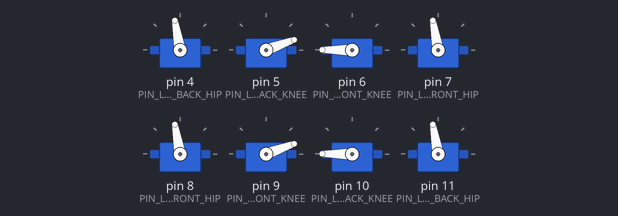
The sketch below on a simulated Arduino Uno, built with avr-gcc and run on an emulated ATmega328P. Shown: 8 × servo.

Above: at 1.65 s.
At 2.3 s:
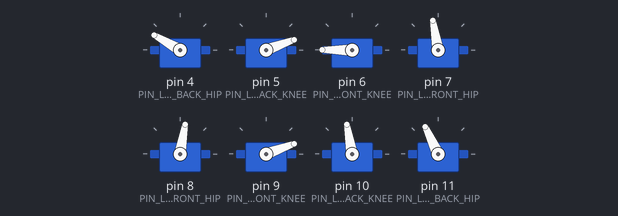
At 3.0 s:
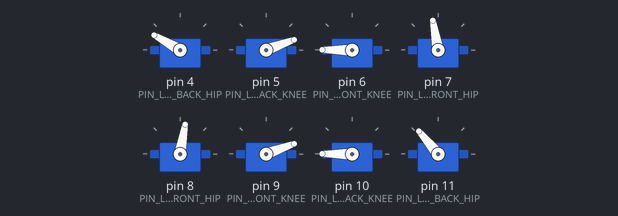
At 4.35 s:
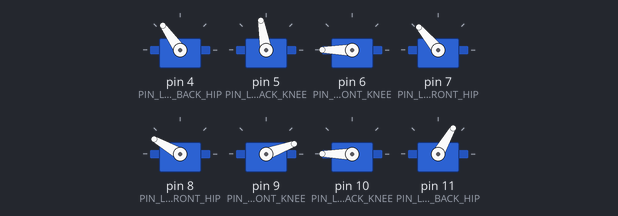
At 5.7 s:
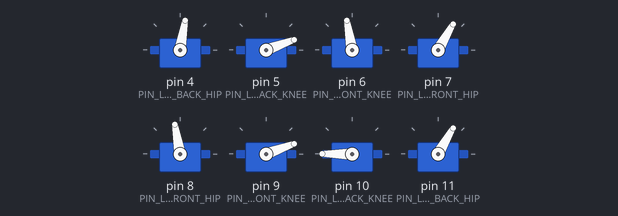
At 7.1 s:
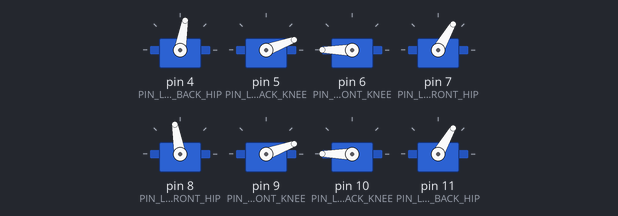
Timing chart, 0 to 8.8 s (numbered marks = the images above):
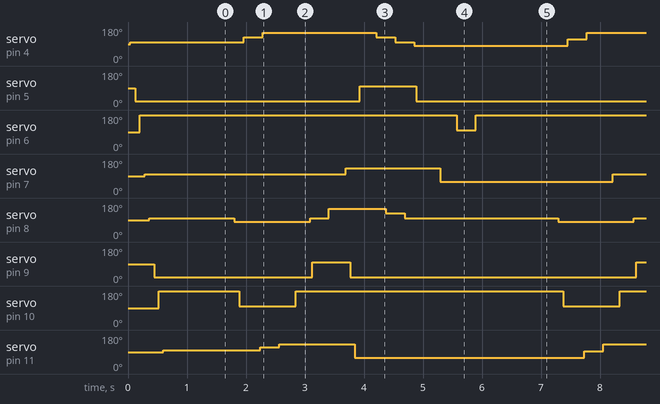

The sketch:

Arduino.ino
```cpp
#include <Servo.h>

#define MODE_MANUAL 1
#define MODE_FORWARD 2

const byte mode = MODE_FORWARD;

const boolean debugMode = false;

#define DELAY_STEP 1000

void setup()
{
	Serial.begin(9600);
	setupServos();

	delay(1000);
	if (debugMode)
	{
		Serial.println("Ready to party!");
	}
}

void loop()
{
	switch (mode)
	{
		case MODE_MANUAL:
			modeManual();
			break;
		case MODE_FORWARD:
			modeForward();
			break;
	}
}
```

Acc_Servos.ino
```cpp
#include <Servo.h>

//////////////////////////////////////////////////////////////////////////
//
// Constants used by the servos (time delay and angle defaults)
//
//////////////////////////////////////////////////////////////////////////

#define SERVO_DELAY_STEP 40
#define SERVO_ANGLE_MINIMUM 20
#define SERVO_ANGLE_MIDDLE 100
#define SERVO_ANGLE_MAXIMUM 180

//////////////////////////////////////////////////////////////////////////
//
//  The following are to control the quantity of servos attached, which
//  pins they are attached to, and preset position.
//
//////////////////////////////////////////////////////////////////////////

#define SERVOS 8

#define PIN_LEG_LEFT_BACK_HIP 4
#define PIN_LEG_LEFT_BACK_KNEE 5
#define PIN_LEG_LEFT_FRONT_KNEE 6
#define PIN_LEG_LEFT_FRONT_HIP 7
#define PIN_LEG_RIGHT_FRONT_HIP 8
#define PIN_LEG_RIGHT_FRONT_KNEE 9
#define PIN_LEG_RIGHT_BACK_KNEE 10
#define PIN_LEG_RIGHT_BACK_HIP 11

const byte SERVO_PINS[SERVOS] = {PIN_LEG_LEFT_BACK_HIP,
												 PIN_LEG_LEFT_BACK_KNEE,
												 PIN_LEG_LEFT_FRONT_KNEE,
												 PIN_LEG_LEFT_FRONT_HIP,
												 PIN_LEG_RIGHT_FRONT_HIP,
												 PIN_LEG_RIGHT_FRONT_KNEE,
												 PIN_LEG_RIGHT_BACK_KNEE,
												 PIN_LEG_RIGHT_BACK_HIP};
byte SERVO_POSITION_START[SERVOS] = {SERVO_ANGLE_MIDDLE, SERVO_ANGLE_MINIMUM, SERVO_ANGLE_MAXIMUM, SERVO_ANGLE_MIDDLE, SERVO_ANGLE_MIDDLE, SERVO_ANGLE_MINIMUM, SERVO_ANGLE_MAXIMUM, SERVO_ANGLE_MIDDLE };

//////////////////////////////////////////////////////////////////////////
//
// Unique elements to this project, rest of code is copied from acc-common
//
//////////////////////////////////////////////////////////////////////////

#define ANGLE_STEP 10
#define ANGLE_MINIMUM 20
#define ANGLE_KNEE_1 20
#define ANGLE_HIP_0 60
#define ANGLE_HIP_1 80
#define ANGLE_MIDDLE 100
#define ANGLE_HIP_2 130
#define ANGLE_HIP_3 150
#define ANGLE_KNEE_2 180
#define ANGLE_MAXIMUM 180

#define LEG_LEFT_BACK_HIP 0
#define LEG_LEFT_BACK_KNEE 1
#define LEG_LEFT_FRONT_KNEE 2
#define LEG_LEFT_FRONT_HIP 3
#define LEG_RIGHT_FRONT_HIP 4
#define LEG_RIGHT_FRONT_KNEE 5
#define LEG_RIGHT_BACK_KNEE 6
#define LEG_RIGHT_BACK_HIP 7

// LEFT BACK
const int LEG_LEFT_BACK_HIP_BACK = ANGLE_HIP_3;
const int LEG_LEFT_BACK_HIP_FORWARD = ANGLE_HIP_1;

const int LEG_LEFT_BACK_KNEE_UP = ANGLE_MIDDLE;
const int LEG_LEFT_BACK_KNEE_DOWN = ANGLE_KNEE_1;
//

// LEFT FRONT
const int LEG_LEFT_FRONT_KNEE_UP = ANGLE_MIDDLE;
const int LEG_LEFT_FRONT_KNEE_DOWN = ANGLE_KNEE_2;

const int LEG_LEFT_FRONT_HIP_BACK = ANGLE_HIP_2;
const int LEG_LEFT_FRONT_HIP_FORWARD = ANGLE_HIP_0;
//

// RIGHT FRONT
const int LEG_RIGHT_FRONT_HIP_BACK = ANGLE_HIP_1;
const int LEG_RIGHT_FRONT_HIP_FORWARD = ANGLE_HIP_3;

const int LEG_RIGHT_FRONT_KNEE_UP = ANGLE_MIDDLE;
const int LEG_RIGHT_FRONT_KNEE_DOWN = ANGLE_KNEE_1;
//

// RIGHT BACK
const int LEG_RIGHT_BACK_KNEE_UP = ANGLE_MIDDLE;
const int LEG_RIGHT_BACK_KNEE_DOWN = ANGLE_KNEE_2;

const int LEG_RIGHT_BACK_HIP_BACK = ANGLE_HIP_0;
const int LEG_RIGHT_BACK_HIP_FORWARD = ANGLE_HIP_2;
//

byte POSITION_STAND_STRAIGHT[SERVOS] = {ANGLE_MIDDLE, ANGLE_MINIMUM, ANGLE_MAXIMUM, ANGLE_MIDDLE, ANGLE_MIDDLE, ANGLE_MINIMUM, ANGLE_MAXIMUM, ANGLE_MIDDLE };
byte POSITION_FALL_DOWN[SERVOS] = {ANGLE_MIDDLE, ANGLE_MIDDLE, ANGLE_MIDDLE, ANGLE_MIDDLE, ANGLE_MIDDLE, ANGLE_MIDDLE, ANGLE_MIDDLE, ANGLE_MIDDLE };

//////////////////////////////////////////////////////////////////////////
//
// State variables for the servos
//
//////////////////////////////////////////////////////////////////////////

byte servoTargetPosition[SERVOS];
byte servoStepSize[SERVOS];
byte servoCurrentPosition[SERVOS];
Servo servoObjects[SERVOS];

//////////////////////////////////////////////////////////////////////////
//
// Wrapper to set single target position
//
//////////////////////////////////////////////////////////////////////////

void setTargetPosition(byte servo, byte position)
{
	servoTargetPosition[servo] = position;
}

//////////////////////////////////////////////////////////////////////////
//
// Wrapper to set all target positions
//
//////////////////////////////////////////////////////////////////////////

void setTargetPosition(byte listOfPositions[])
{
	memcpy(servoTargetPosition, listOfPositions, SERVOS);
}

//////////////////////////////////////////////////////////////////////////
//
// Sets starting position of servos
//
//////////////////////////////////////////////////////////////////////////

void setupServos()
{
  setTargetPosition(SERVO_POSITION_START);

	for (int i=0; i < SERVOS; i++) {
		servoObjects[i].attach(SERVO_PINS[i]);
		delay(SERVO_DELAY_STEP);
		servoObjects[i].write(servoTargetPosition[i]);
		delay(SERVO_DELAY_STEP);
		servoCurrentPosition[i] = servoTargetPosition[i];
	}

	if (debugMode)
	{
		Serial.println("To control servo(s), enter angle and letter starting with a for the first servo (eg: 100a).");
		Serial.println("To add delay between commands, enter a space before your next command.");
		Serial.println("Angle of motion restricted from " + String(SERVO_ANGLE_MINIMUM) + " to " + String(SERVO_ANGLE_MAXIMUM) + " degrees inclusive.");
	}
}

//////////////////////////////////////////////////////////////////////////
//
// Reads the serial port converting characters into either a position,
// a delay, or writing the position to the servo desired.
//
//////////////////////////////////////////////////////////////////////////

void manualServos()
{
	static int pos = 0;
  if (Serial.available()) {
    char ch = Serial.read();

    if (isDigit(ch)) {
      pos = pos * 10 + ch - '0';
    } else if (ch == ' ') {
      delay(SERVO_DELAY_STEP);
    } else if (ch >= 'a' && ch <= 'a' + SERVOS) {
		  if (pos >= SERVO_ANGLE_MINIMUM && pos <= SERVO_ANGLE_MAXIMUM)
			{
        servoObjects[ch - 'a'].write(pos);
  			servoCurrentPosition[ch - 'a'] = pos;
			}
      pos = 0;
    }
  }
}

//////////////////////////////////////////////////////////////////////////
//
// Move in steps to target position for all servos
//
//////////////////////////////////////////////////////////////////////////

void moveToTarget(int numberOfSteps)
{
	// Determine size of steps based upon target and current position of servos
	for (int s = 0; s < SERVOS; s++) {
		servoStepSize[s] = (servoTargetPosition[s] - servoCurrentPosition[s]) / numberOfSteps;
	}

	// Does all steps except the final step
	for (int step = 0; step < numberOfSteps - 1; step++)
	{
		// Moves each servo closer to the target position
		for (int s = 0; s < SERVOS; s++) {
			servoCurrentPosition[s] = servoCurrentPosition[s] + servoStepSize[s];
			servoObjects[s].write(servoCurrentPosition[s]);
			delay(SERVO_DELAY_STEP);
			if (debugMode)
			{
				Serial.println("s = " + String(s) + " pos = " + String(servoCurrentPosition[s]));
			}
		}
	}

	// Corrects any division rounding for the final step so target is reached always
	for (int s = 0; s < SERVOS; s++) {
		servoCurrentPosition[s] = servoTargetPosition[s];
		servoObjects[s].write(servoCurrentPosition[s]);
		if (debugMode)
		{
			Serial.println("s = " + String(s) + " pos = " + String(servoCurrentPosition[s]));
		}
		delay(SERVO_DELAY_STEP);
	}
}
```

Mode_Forward.ino
```cpp
void modeForward()
{
	setTargetPosition(LEG_RIGHT_BACK_KNEE, LEG_RIGHT_BACK_KNEE_UP);
	setTargetPosition(LEG_RIGHT_FRONT_HIP, LEG_RIGHT_FRONT_HIP_BACK);
	moveToTarget(1);

	setTargetPosition(LEG_LEFT_BACK_KNEE, LEG_LEFT_BACK_KNEE_DOWN);
	setTargetPosition(LEG_LEFT_BACK_HIP, LEG_LEFT_BACK_HIP_BACK);
	setTargetPosition(LEG_RIGHT_BACK_HIP, LEG_RIGHT_BACK_HIP_FORWARD);
	moveToTarget(2);

	setTargetPosition(LEG_RIGHT_BACK_KNEE, LEG_RIGHT_BACK_KNEE_DOWN);
	setTargetPosition(LEG_LEFT_FRONT_HIP, ANGLE_MIDDLE);
	moveToTarget(1);

	setTargetPosition(LEG_RIGHT_FRONT_KNEE, LEG_RIGHT_FRONT_KNEE_UP);
	setTargetPosition(LEG_RIGHT_FRONT_HIP, ANGLE_MIDDLE);
	moveToTarget(1);

	setTargetPosition(LEG_RIGHT_FRONT_HIP, LEG_RIGHT_FRONT_HIP_FORWARD);
	moveToTarget(1);

	setTargetPosition(LEG_RIGHT_FRONT_KNEE, LEG_RIGHT_FRONT_KNEE_DOWN);
	setTargetPosition(LEG_RIGHT_BACK_HIP, LEG_RIGHT_BACK_HIP_BACK);
	setTargetPosition(LEG_LEFT_FRONT_HIP, LEG_LEFT_FRONT_HIP_BACK);
	moveToTarget(1);

	setTargetPosition(LEG_LEFT_BACK_KNEE, LEG_LEFT_BACK_KNEE_UP);
	moveToTarget(1);

	setTargetPosition(LEG_LEFT_BACK_HIP, ANGLE_MIDDLE);
	setTargetPosition(LEG_RIGHT_FRONT_HIP, ANGLE_MIDDLE);
	moveToTarget(2);

	setTargetPosition(LEG_LEFT_BACK_KNEE, LEG_LEFT_BACK_KNEE_DOWN);
	setTargetPosition(LEG_LEFT_BACK_HIP, LEG_LEFT_BACK_HIP_FORWARD);
	moveToTarget(1);

	setTargetPosition(LEG_LEFT_FRONT_HIP, LEG_LEFT_FRONT_HIP_FORWARD);
	moveToTarget(1);

	setTargetPosition(LEG_LEFT_FRONT_KNEE, LEG_LEFT_FRONT_KNEE_UP);
	setTargetPosition(LEG_RIGHT_BACK_HIP, LEG_RIGHT_BACK_HIP_BACK);
	moveToTarget(1);

	setTargetPosition(LEG_LEFT_FRONT_KNEE, LEG_LEFT_FRONT_KNEE_DOWN);
	moveToTarget(1);

	delay(DELAY_STEP);
}
```

Mode_Manual.ino
```cpp
void modeManual()
{
  static int pos = 0;
  if (Serial.available()) {
    char ch = Serial.read();

    if (isDigit(ch)) {
      pos = pos * 10 + ch - '0';
    } else if (ch == ' ') {
      delay(DELAY_STEP);
    } else if (ch >= 'a' && ch <= 'a' + SERVOS) {
      servoObjects[ch - 'a'].write(pos);
      pos = 0;
    }
  }
}
```

Mode_Static.ino
```cpp
void standStraight()
{
	setTargetPosition(POSITION_STAND_STRAIGHT);
	moveToTarget(5);
}

void fallDown()
{
	setTargetPosition(POSITION_FALL_DOWN);
	moveToTarget(5);
}
```

Measured:
- by itself, servo on pin 5 (PIN_LEG_LEFT_BACK_KNEE): repeats every 5.5 s: 100° 0.96 s, 20° 4.5 s
- by itself, servo on pin 6 (PIN_LEG_LEFT_FRONT_KNEE): alternates 180° for 5.2 s and 100° for 0.32 s
- by itself, servo on pin 7 (PIN_LEG_LEFT_FRONT_HIP): repeats every 5.5 s: 130° 1.6 s, 60° 2.9 s, 100° 0.96 s
- by itself, servo on pin 8 (PIN_LEG_RIGHT_FRONT_HIP): repeats every 5.5 s: 80° 1.3 s, 100° 0.32 s, 150° 0.96 s, 125° 0.32 s, 100° 2.6 s
- by itself, servo on pin 9 (PIN_LEG_RIGHT_FRONT_KNEE): repeats every 5.5 s: 100° 0.64 s, 20° 4.8 s
- by itself, servo on pin 10 (PIN_LEG_RIGHT_BACK_KNEE): repeats every 5.5 s: 100° 0.96 s, 180° 4.5 s
- by itself, servo on pin 4 (PIN_LEG_LEFT_BACK_HIP): 90° → 100° at 0.04 s, → 125° 1.9 s later, → 150° 0.32 s later, → 125° 1.9 s later, … (36 changes in this stretch)
- by itself, servo on pin 11 (PIN_LEG_RIGHT_BACK_HIP): 90° → 100° at 0.60 s, → 115° 1.6 s later, → 130° 0.32 s later, → 60° 1.3 s later, … (22 changes in this stretch)
